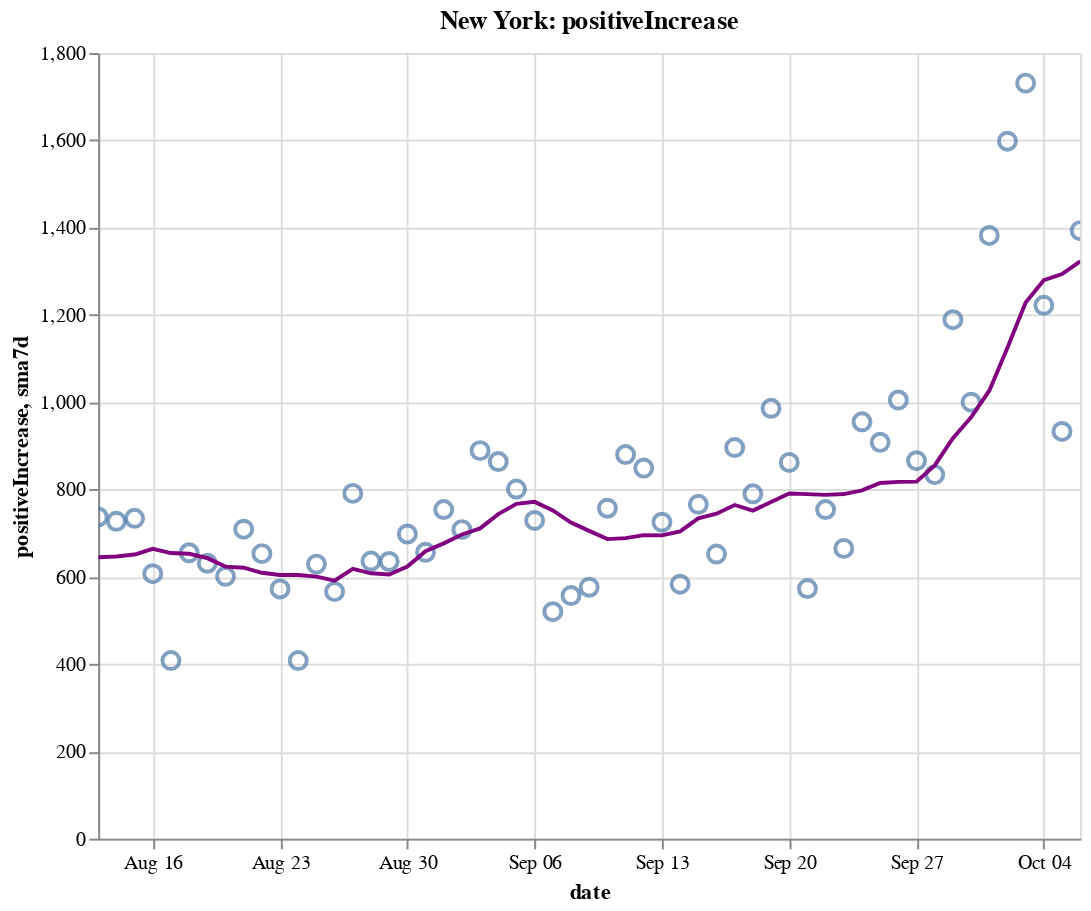

The code cell stored with this chart in its notebook:
### Code cell
create_plot(ny, 'positiveIncrease')

### Figure 1 — Vega-Lite specification as saved in the notebook (floating-point values rounded to 4 significant figures)
{"config": {"view": {"continuousWidth": 400, "continuousHeight": 300}}, "layer": [{"layer": [{"mark": {"type": "point", "size": 75}, "encoding": {"tooltip": [{"type": "temporal", "field": "date"}, {"type": "quantitative", "field": "positiveIncrease"}, {"type": "quantitative", "field": "sma7d"}], "x": {"type": "temporal", "field": "date"}, "y": {"type": "quantitative", "field": "positiveIncrease"}}, "selection": {"selector008": {"type": "interval", "bind": "scales", "encodings": ["x", "y"]}}}, {"mark": {"type": "line", "color": "purple"}, "encoding": {"x": {"type": "temporal", "field": "date"}, "y": {"type": "quantitative", "field": "sma7d"}}}]}, {"mark": {"type": "rule", "color": "#aaa"}, "encoding": {"x": {"type": "temporal", "field": "date"}}, "transform": [{"filter": {"selection": "selector007"}}]}, {"mark": "circle", "encoding": {"opacity": {"condition": {"value": 1, "selection": "selector007"}, "value": 0}, "tooltip": [{"type": "temporal", "field": "date"}, {"type": "quantitative", "field": "positiveIncrease"}, {"type": "quantitative", "field": "sma7d"}], "x": {"type": "temporal", "field": "date"}, "y": {"type": "quantitative", "field": "positiveIncrease"}}, "selection": {"selector007": {"type": "single", "encodings": ["x"], "on": "mouseover", "nearest": true, "empty": "none"}}}, {"mark": {"type": "text", "align": "left", "dx": 5, "dy": -5, "stroke": "white", "strokeWidth": 2}, "encoding": {"text": {"type": "quantitative", "field": "positiveIncrease"}, "tooltip": [{"type": "temporal", "field": "date"}, {"type": "quantitative", "field": "positiveIncrease"}, {"type": "quantitative", "field": "sma7d"}], "x": {"type": "temporal", "field": "date"}, "y": {"type": "quantitative", "field": "positiveIncrease"}}, "transform": [{"filter": {"selection": "selector007"}}]}, {"mark": {"type": "text", "align": "left", "dx": 5, "dy": -5}, "encoding": {"text": {"type": "quantitative", "field": "positiveIncrease"}, "tooltip": [{"type": "temporal", "field": "date"}, {"type": "quantitative", "field": "positiveIncrease"}, {"type": "quantitative", "field": "sma7d"}], "x": {"type": "temporal", "field": "date"}, "y": {"type": "quantitative", "field": "positiveIncrease"}}, "transform": [{"filter": {"selection": "selector007"}}]}], "data": {"name": "data-da848dcec7adbbde197381edc4398c17"}, "height": 400, "title": "New York: positiveIncrease", "width": 500, "$schema": "https://vega.github.io/schema/vega-lite/v4.8.1.json", "datasets": {"data-da848dcec7adbbde197381edc4398c17": [{"date": "2020-08-13T00:00:00", "totalTestResultsIncrease": 87900.0, "positiveIncrease": 737.0, "death": 25230.0, "deathIncrease": 10.0, "positiveRate": 0.008, "state": "New York", "sma7d": 644.6}, {"date": "2020-08-14T00:00:00", "totalTestResultsIncrease": 85460.0, "positiveIncrease": 727.0, "death": 25230.0, "deathIncrease": 4.0, "positiveRate": 0.009, "state": "New York", "sma7d": 646.4}, {"date": "2020-08-15T00:00:00", "totalTestResultsIncrease": 88670.0, "positiveIncrease": 734.0, "death": 25240.0, "deathIncrease": 12.0, "positiveRate": 0.008, "state": "New York", "sma7d": 650.9}, {"date": "2020-08-16T00:00:00", "totalTestResultsIncrease": 77690.0, "positiveIncrease": 607.0, "death": 25250.0, "deathIncrease": 6.0, "positiveRate": 0.008, "state": "New York", "sma7d": 664.0}, {"date": "2020-08-17T00:00:00", "totalTestResultsIncrease": 56890.0, "positiveIncrease": 408.0, "death": 25260.0, "deathIncrease": 6.0, "positiveRate": 0.007, "state": "New York", "sma7d": 654.3}, {"date": "2020-08-18T00:00:00", "totalTestResultsIncrease": 66890.0, "positiveIncrease": 655.0, "death": 25260.0, "deathIncrease": 8.0, "positiveRate": 0.01, "state": "New York", "sma7d": 652.6}, {"date": "2020-08-19T00:00:00", "totalTestResultsIncrease": 80420.0, "positiveIncrease": 631.0, "death": 25270.0, "deathIncrease": 6.0, "positiveRate": 0.008, "state": "New York", "sma7d": 642.7}, {"date": "2020-08-20T00:00:00", "totalTestResultsIncrease": 80980.0, "positiveIncrease": 601.0, "death": 25280.0, "deathIncrease": 5.0, "positiveRate": 0.007, "state": "New York", "sma7d": 623.3}, {"date": "2020-08-21T00:00:00", "totalTestResultsIncrease": 98880.0, "positiveIncrease": 709.0, "death": 25280.0, "deathIncrease": 3.0, "positiveRate": 0.007, "state": "New York", "sma7d": 620.7}, {"date": "2020-08-22T00:00:00", "totalTestResultsIncrease": 94850.0, "positiveIncrease": 653.0, "death": 25280.0, "deathIncrease": 4.0, "positiveRate": 0.007, "state": "New York", "sma7d": 609.1}, {"date": "2020-08-23T00:00:00", "totalTestResultsIncrease": 74040.0, "positiveIncrease": 572.0, "death": 25290.0, "deathIncrease": 6.0, "positiveRate": 0.008, "state": "New York", "sma7d": 604.1}, {"date": "2020-08-24T00:00:00", "totalTestResultsIncrease": 62030.0, "positiveIncrease": 408.0, "death": 25300.0, "deathIncrease": 7.0, "positiveRate": 0.007, "state": "New York", "sma7d": 604.1}, {"date": "2020-08-25T00:00:00", "totalTestResultsIncrease": 67260.0, "positiveIncrease": 629.0, "death": 25300.0, "deathIncrease": 2.0, "positiveRate": 0.009, "state": "New York", "sma7d": 600.4}, {"date": "2020-08-26T00:00:00", "totalTestResultsIncrease": 71190.0, "positiveIncrease": 566.0, "death": 25300.0, "deathIncrease": 8.0, "positiveRate": 0.008, "state": "New York", "sma7d": 591.1}, {"date": "2020-08-27T00:00:00", "totalTestResultsIncrease": 83440.0, "positiveIncrease": 791.0, "death": 25310.0, "deathIncrease": 4.0, "positiveRate": 0.009, "state": "New York", "sma7d": 618.3}, {"date": "2020-08-28T00:00:00", "totalTestResultsIncrease": 97830.0, "positiveIncrease": 636.0, "death": 25310.0, "deathIncrease": 3.0, "positiveRate": 0.007, "state": "New York", "sma7d": 607.9}, {"date": "2020-08-29T00:00:00", "totalTestResultsIncrease": 93870.0, "positiveIncrease": 635.0, "death": 25320.0, "deathIncrease": 7.0, "positiveRate": 0.007, "state": "New York", "sma7d": 605.3}, {"date": "2020-08-30T00:00:00", "totalTestResultsIncrease": 100000.0, "positiveIncrease": 698.0, "death": 25330.0, "deathIncrease": 8.0, "positiveRate": 0.007, "state": "New York", "sma7d": 623.3}, {"date": "2020-08-31T00:00:00", "totalTestResultsIncrease": 66240.0, "positiveIncrease": 656.0, "death": 25330.0, "deathIncrease": 1.0, "positiveRate": 0.01, "state": "New York", "sma7d": 658.7}, {"date": "2020-09-01T00:00:00", "totalTestResultsIncrease": 77000.0, "positiveIncrease": 754.0, "death": 25330.0, "deathIncrease": 3.0, "positiveRate": 0.01, "state": "New York", "sma7d": 676.6}, {"date": "2020-09-02T00:00:00", "totalTestResultsIncrease": 88450.0, "positiveIncrease": 708.0, "death": 25340.0, "deathIncrease": 5.0, "positiveRate": 0.008, "state": "New York", "sma7d": 696.9}, {"date": "2020-09-03T00:00:00", "totalTestResultsIncrease": 88980.0, "positiveIncrease": 889.0, "death": 25340.0, "deathIncrease": 7.0, "positiveRate": 0.01, "state": "New York", "sma7d": 710.9}, {"date": "2020-09-04T00:00:00", "totalTestResultsIncrease": 93400.0, "positiveIncrease": 864.0, "death": 25350.0, "deathIncrease": 5.0, "positiveRate": 0.009, "state": "New York", "sma7d": 743.4}, {"date": "2020-09-05T00:00:00", "totalTestResultsIncrease": 99760.0, "positiveIncrease": 801.0, "death": 25350.0, "deathIncrease": 2.0, "positiveRate": 0.008, "state": "New York", "sma7d": 767.1}, {"date": "2020-09-06T00:00:00", "totalTestResultsIncrease": 85630.0, "positiveIncrease": 729.0, "death": 25360.0, "deathIncrease": 9.0, "positiveRate": 0.009, "state": "New York", "sma7d": 771.6}, {"date": "2020-09-07T00:00:00", "totalTestResultsIncrease": 58860.0, "positiveIncrease": 520.0, "death": 25360.0, "deathIncrease": 2.0, "positiveRate": 0.009, "state": "New York", "sma7d": 752.1}, {"date": "2020-09-08T00:00:00", "totalTestResultsIncrease": 57830.0, "positiveIncrease": 557.0, "death": 25370.0, "deathIncrease": 6.0, "positiveRate": 0.01, "state": "New York", "sma7d": 724.0}, {"date": "2020-09-09T00:00:00", "totalTestResultsIncrease": 63230.0, "positiveIncrease": 576.0, "death": 25370.0, "deathIncrease": 3.0, "positiveRate": 0.009, "state": "New York", "sma7d": 705.1}, {"date": "2020-09-10T00:00:00", "totalTestResultsIncrease": 76810.0, "positiveIncrease": 757.0, "death": 25380.0, "deathIncrease": 7.0, "positiveRate": 0.01, "state": "New York", "sma7d": 686.3}, {"date": "2020-09-11T00:00:00", "totalTestResultsIncrease": 89720.0, "positiveIncrease": 880.0, "death": 25380.0, "deathIncrease": 5.0, "positiveRate": 0.01, "state": "New York", "sma7d": 688.6}, {"date": "2020-09-12T00:00:00", "totalTestResultsIncrease": 102900.0, "positiveIncrease": 849.0, "death": 25380.0, "deathIncrease": 2.0, "positiveRate": 0.008, "state": "New York", "sma7d": 695.4}, {"date": "2020-09-13T00:00:00", "totalTestResultsIncrease": 72670.0, "positiveIncrease": 725.0, "death": 25390.0, "deathIncrease": 6.0, "positiveRate": 0.01, "state": "New York", "sma7d": 694.9}, {"date": "2020-09-14T00:00:00", "totalTestResultsIncrease": 63360.0, "positiveIncrease": 583.0, "death": 25390.0, "deathIncrease": 4.0, "positiveRate": 0.009, "state": "New York", "sma7d": 703.9}, {"date": "2020-09-15T00:00:00", "totalTestResultsIncrease": 73680.0, "positiveIncrease": 766.0, "death": 25400.0, "deathIncrease": 11.0, "positiveRate": 0.01, "state": "New York", "sma7d": 733.7}, {"date": "2020-09-16T00:00:00", "totalTestResultsIncrease": 75090.0, "positiveIncrease": 652.0, "death": 25410.0, "deathIncrease": 5.0, "positiveRate": 0.009, "state": "New York", "sma7d": 744.6}, {"date": "2020-09-17T00:00:00", "totalTestResultsIncrease": 91500.0, "positiveIncrease": 896.0, "death": 25410.0, "deathIncrease": 3.0, "positiveRate": 0.01, "state": "New York", "sma7d": 764.4}, {"date": "2020-09-18T00:00:00", "totalTestResultsIncrease": 89730.0, "positiveIncrease": 790.0, "death": 25420.0, "deathIncrease": 10.0, "positiveRate": 0.009, "state": "New York", "sma7d": 751.6}, {"date": "2020-09-19T00:00:00", "totalTestResultsIncrease": 110400.0, "positiveIncrease": 986.0, "death": 25420.0, "deathIncrease": 2.0, "positiveRate": 0.009, "state": "New York", "sma7d": 771.1}, {"date": "2020-09-20T00:00:00", "totalTestResultsIncrease": 100400.0, "positiveIncrease": 862.0, "death": 25430.0, "deathIncrease": 2.0, "positiveRate": 0.009, "state": "New York", "sma7d": 790.7}, {"date": "2020-09-21T00:00:00", "totalTestResultsIncrease": 58320.0, "positiveIncrease": 573.0, "death": 25430.0, "deathIncrease": 1.0, "positiveRate": 0.01, "state": "New York", "sma7d": 789.3}, {"date": "2020-09-22T00:00:00", "totalTestResultsIncrease": 84000.0, "positiveIncrease": 754.0, "death": 25430.0, "deathIncrease": 4.0, "positiveRate": 0.009, "state": "New York", "sma7d": 787.6}, {"date": "2020-09-23T00:00:00", "totalTestResultsIncrease": 70930.0, "positiveIncrease": 665.0, "death": 25440.0, "deathIncrease": 5.0, "positiveRate": 0.009, "state": "New York", "sma7d": 789.4}, {"date": "2020-09-24T00:00:00", "totalTestResultsIncrease": 92950.0, "positiveIncrease": 955.0, "death": 25440.0, "deathIncrease": 2.0, "positiveRate": 0.01, "state": "New York", "sma7d": 797.9}, {"date": "2020-09-25T00:00:00", "totalTestResultsIncrease": 94820.0, "positiveIncrease": 908.0, "death": 25450.0, "deathIncrease": 7.0, "positiveRate": 0.01, "state": "New York", "sma7d": 814.7}, {"date": "2020-09-26T00:00:00", "totalTestResultsIncrease": 99950.0, "positiveIncrease": 1005.0, "death": 25450.0, "deathIncrease": 4.0, "positiveRate": 0.01, "state": "New York", "sma7d": 817.4}, {"date": "2020-09-27T00:00:00", "totalTestResultsIncrease": 84770.0, "positiveIncrease": 866.0, "death": 25460.0, "deathIncrease": 6.0, "positiveRate": 0.01, "state": "New York", "sma7d": 818.0}, {"date": "2020-09-28T00:00:00", "totalTestResultsIncrease": 52940.0, "positiveIncrease": 834.0, "death": 25470.0, "deathIncrease": 12.0, "positiveRate": 0.016, "state": "New York", "sma7d": 855.3}, {"date": "2020-09-29T00:00:00", "totalTestResultsIncrease": 88230.0, "positiveIncrease": 1189.0, "death": 25470.0, "deathIncrease": 2.0, "positiveRate": 0.013, "state": "New York", "sma7d": 917.4}, {"date": "2020-09-30T00:00:00", "totalTestResultsIncrease": 97960.0, "positiveIncrease": 1000.0, "death": 25480.0, "deathIncrease": 9.0, "positiveRate": 0.01, "state": "New York", "sma7d": 965.3}, {"date": "2020-10-01T00:00:00", "totalTestResultsIncrease": 109200.0, "positiveIncrease": 1382.0, "death": 25490.0, "deathIncrease": 11.0, "positiveRate": 0.013, "state": "New York", "sma7d": 1026.0}, {"date": "2020-10-02T00:00:00", "totalTestResultsIncrease": 119500.0, "positiveIncrease": 1598.0, "death": 25500.0, "deathIncrease": 7.0, "positiveRate": 0.013, "state": "New York", "sma7d": 1125.0}, {"date": "2020-10-03T00:00:00", "totalTestResultsIncrease": 134300.0, "positiveIncrease": 1731.0, "death": 25500.0, "deathIncrease": 8.0, "positiveRate": 0.013, "state": "New York", "sma7d": 1229.0}, {"date": "2020-10-04T00:00:00", "totalTestResultsIncrease": 110300.0, "positiveIncrease": 1222.0, "death": 25520.0, "deathIncrease": 14.0, "positiveRate": 0.011, "state": "New York", "sma7d": 1279.0}, {"date": "2020-10-05T00:00:00", "totalTestResultsIncrease": 76400.0, "positiveIncrease": 933.0, "death": 25530.0, "deathIncrease": 8.0, "positiveRate": 0.012, "state": "New York", "sma7d": 1294.0}, {"date": "2020-10-06T00:00:00", "totalTestResultsIncrease": 96360.0, "positiveIncrease": 1393.0, "death": 25540.0, "deathIncrease": 9.0, "positiveRate": 0.014, "state": "New York", "sma7d": 1323.0}]}}
